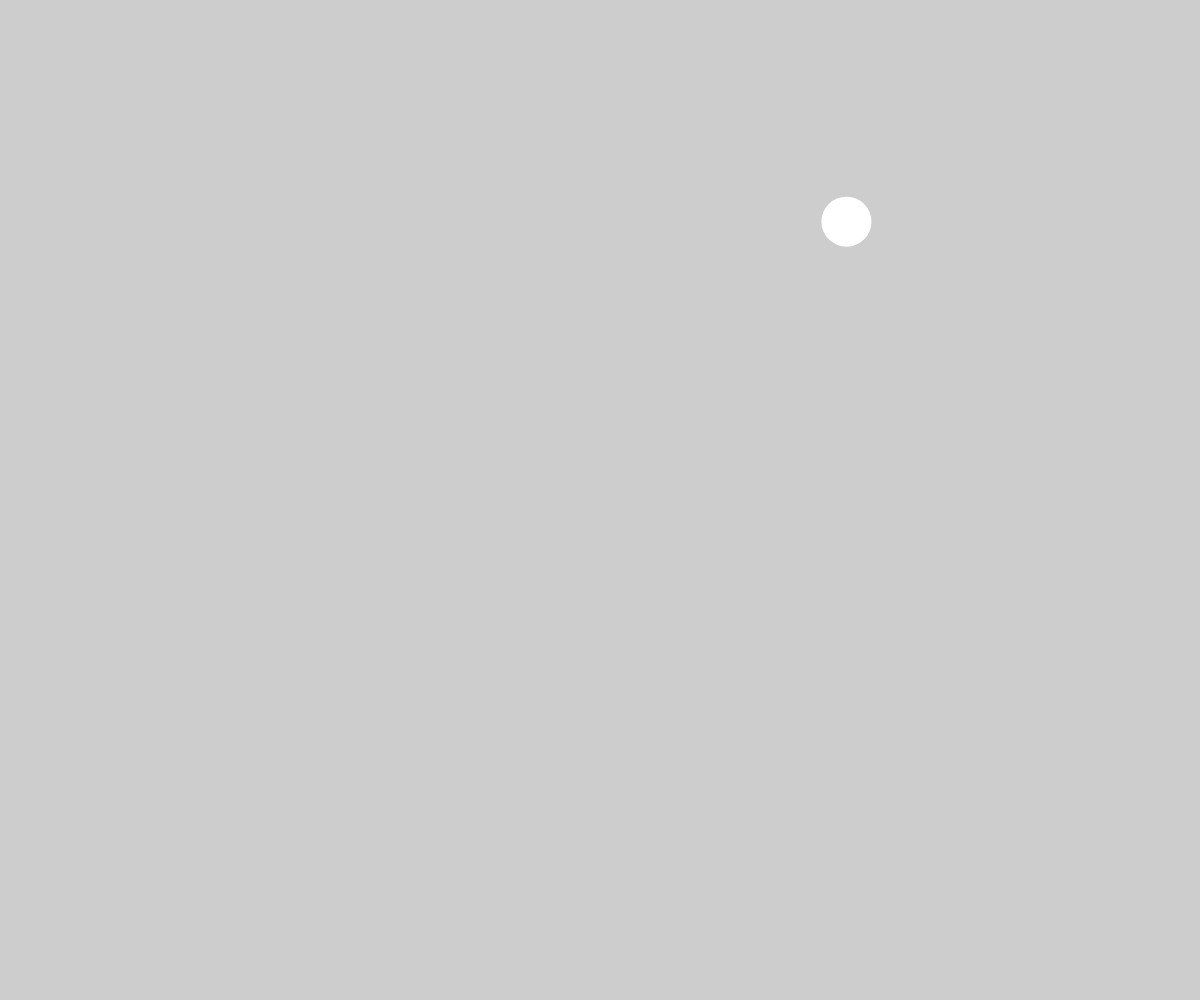
Frame 1 (no input)
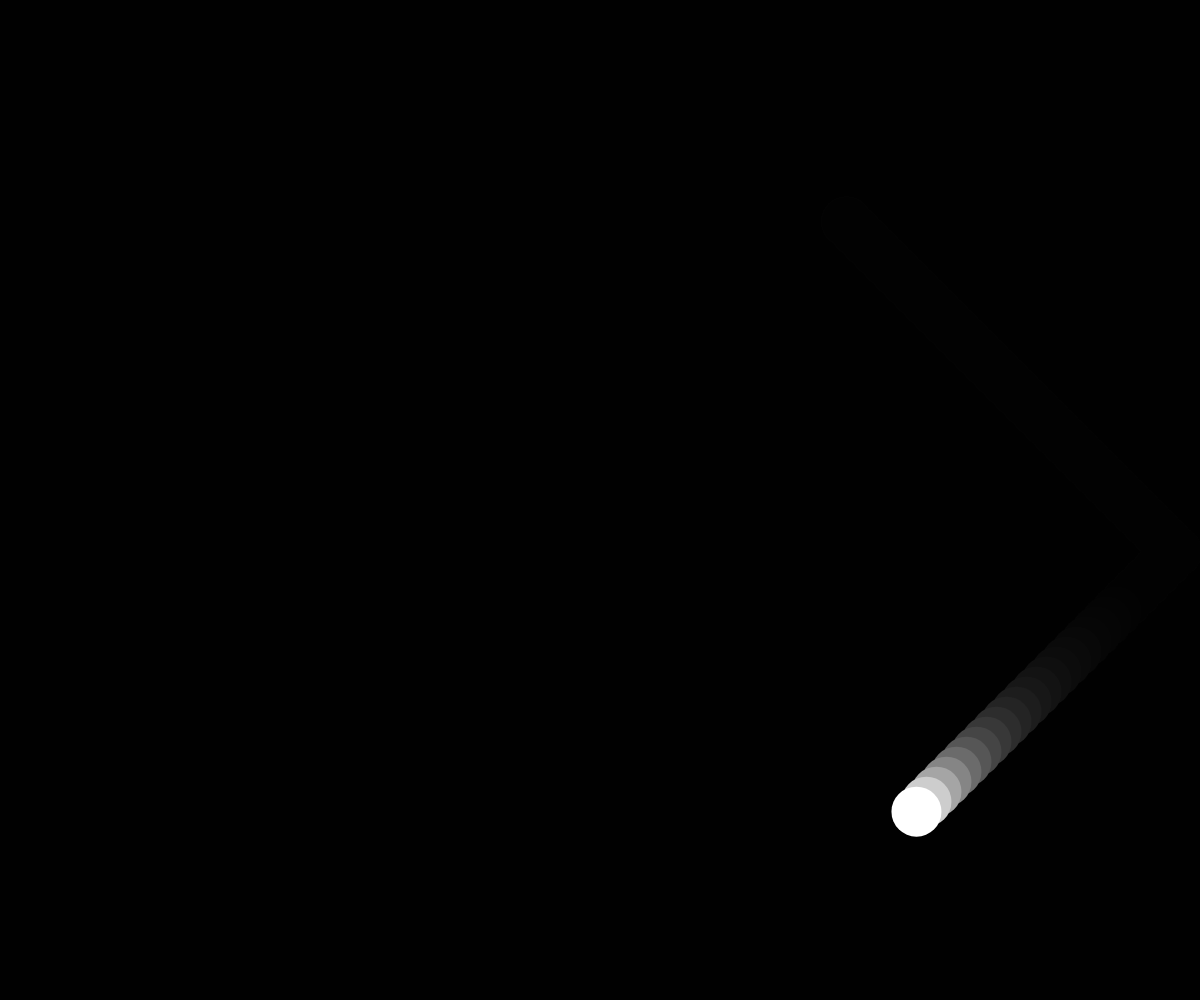
Frame 60 (no input)
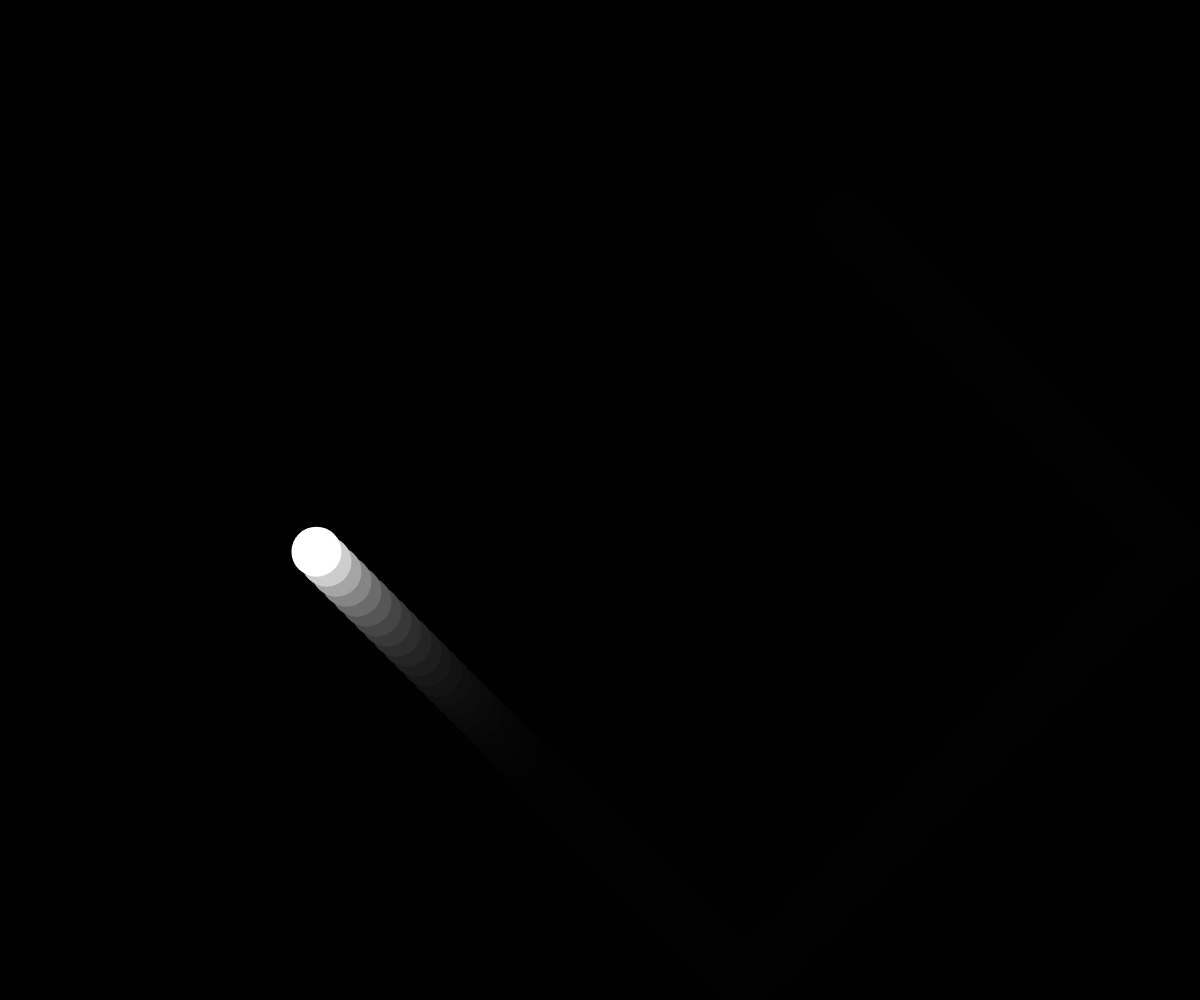
Frame 120 (the mouse pressed at the canvas centre since frame 60)

The p5.js sketch that drew these frames (run headless with seeded random() and noise() and a simulated clock; from frame 60 on, the mouse is pressed at the canvas centre):

// p5.js sketch
// ── sketch.js
let ballSize, 
    ballX, 
    ballY,
    ballSpeedX,
    ballSpeedY;

function setup() {
    createCanvas(windowWidth,windowHeight);
    ballSize = 50;
    ballX = random(ballSize/2,width-ballSize/2);
    ballY = random(ballSize/2,height-ballSize/2);
    ballSpeedX = 10;
    ballSpeedY = 10;
}

function draw() {
    //clear canvas
    noStroke();
    fill(0, 50);
    rect(0,0,width,height);

    //draw ball
    fill(255);
    circle(ballX, ballY, ballSize);

    //update position
    ballX+= ballSpeedX;
    ballY+= ballSpeedY;

    //screen collision
    if (ballX < 0+(ballSize/2) || ballX > width-(ballSize/2)) {
        ballSpeedX*= -1;
    }
    if (ballY < 0+(ballSize/2) || ballY > height-(ballSize/2)) {
        ballSpeedY*= -1;
    }
}
